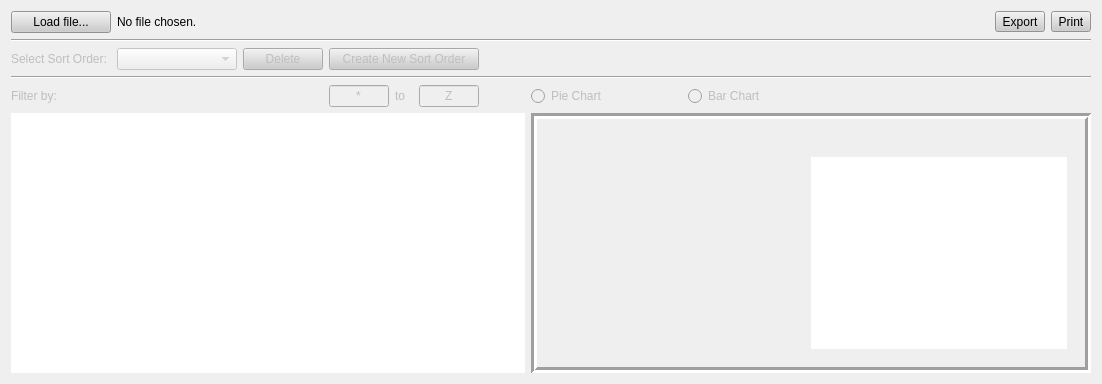
         <widget class="QWidget" name="tabTeach">
          <attribute name="title">
           <string>Teaching</string>
          </attribute>
          <layout class="QGridLayout" name="gridLayout_7">
           <item row="6" column="7" colspan="8">
            <widget class="QFrame" name="teachChartFrame">
             <property name="frameShape">
              <enum>QFrame::Box</enum>
             </property>
             <property name="frameShadow">
              <enum>QFrame::Sunken</enum>
             </property>
             <property name="lineWidth">
              <number>3</number>
             </property>
             <layout class="QGridLayout" name="gridLayout_21">
              <item row="1" column="0">
               <widget class="QStackedWidget" name="teach_graph_stackedWidget">
                <property name="enabled">
                 <bool>true</bool>
                </property>
                <property name="sizePolicy">
                 <sizepolicy hsizetype="Expanding" vsizetype="Expanding">
                  <horstretch>0</horstretch>
                  <verstretch>0</verstretch>
                 </sizepolicy>
                </property>
                <property name="midLineWidth">
                 <number>0</number>
                </property>
                <property name="currentIndex">
                 <number>0</number>
                </property>
                <widget class="QWidget" name="teach_pie_page">
                 <layout class="QGridLayout" name="gridLayout_10">
                  <item row="0" column="1">
                   <widget class="QListWidget" name="teachPieList">
                    <property name="minimumSize">
                     <size>
                      <width>0</width>
                      <height>0</height>
                     </size>
                    </property>
                    <property name="maximumSize">
                     <size>
                      <width>16777215</width>
                      <height>16777215</height>
                     </size>
                    </property>
                    <property name="baseSize">
                     <size>
                      <width>0</width>
                      <height>0</height>
                     </size>
                    </property>
                    <property name="focusPolicy">
                     <enum>Qt::NoFocus</enum>
                    </property>
                    <property name="layoutDirection">
                     <enum>Qt::LeftToRight</enum>
                    </property>
                    <property name="frameShape">
                     <enum>QFrame::NoFrame</enum>
                    </property>
                    <property name="selectionMode">
                     <enum>QAbstractItemView::NoSelection</enum>
                    </property>
                   </widget>
                  </item>
                  <item row="0" column="0">
                   <widget class="PieChartWidget" name="teachPieChart" native="true">
                    <property name="enabled">
                     <bool>true</bool>
                    </property>
                    <property name="sizePolicy">
                     <sizepolicy hsizetype="Expanding" vsizetype="Expanding">
                      <horstretch>0</horstretch>
                      <verstretch>0</verstretch>
                     </sizepolicy>
                    </property>
                    <property name="minimumSize">
                     <size>
                      <width>250</width>
                      <height>0</height>
                     </size>
                    </property>
                    <property name="maximumSize">
                     <size>
                      <width>16777215</width>
                      <height>16777215</height>
                     </size>
                    </property>
                    <property name="focusPolicy">
                     <enum>Qt::TabFocus</enum>
                    </property>
                    <property name="layoutDirection">
                     <enum>Qt::LeftToRight</enum>
                    </property>
                    <property name="styleSheet">
                     <string notr="true"/>
                    </property>
                    <layout class="QGridLayout" name="_5">
                     <property name="spacing">
                      <number>0</number>
                     </property>
                    </layout>
                   </widget>
                  </item>
                 </layout>
                </widget>
                <widget class="QWidget" name="teach_bar_page">
                 <layout class="QGridLayout" name="gridLayout_13">
                  <item row="1" column="0">
                   <widget class="QCustomPlot" name="teachBarChart" native="true">
                    <property name="enabled">
                     <bool>true</bool>
                    </property>
                    <property name="sizePolicy">
                     <sizepolicy hsizetype="Expanding" vsizetype="Expanding">
                      <horstretch>0</horstretch>
                      <verstretch>0</verstretch>
                     </sizepolicy>
                    </property>
                    <property name="minimumSize">
                     <size>
                      <width>250</width>
                      <height>0</height>
                     </size>
                    </property>
                    <property name="maximumSize">
                     <size>
                      <width>16777215</width>
                      <height>16777215</height>
                     </size>
                    </property>
                    <property name="focusPolicy">
                     <enum>Qt::TabFocus</enum>
                    </property>
                    <property name="layoutDirection">
                     <enum>Qt::LeftToRight</enum>
                    </property>
                    <property name="styleSheet">
                     <string notr="true"/>
                    </property>
                    <layout class="QGridLayout" name="_9">
                     <property name="spacing">
                      <number>0</number>
                     </property>
                    </layout>
                   </widget>
                  </item>
                 </layout>
                </widget>
               </widget>
              </item>
              <item row="0" column="0">
               <widget class="QLabel" name="teachGraphTitle">
                <property name="styleSheet">
                 <string notr="true">font: bold 12px;</string>
                </property>
                <property name="text">
                 <string/>
                </property>
                <property name="alignment">
                 <set>Qt::AlignCenter</set>
                </property>
               </widget>
              </item>
             </layout>
            </widget>
           </item>
           <item row="3" column="10">
            <spacer name="horizontalSpacer_19">
             <property name="orientation">
              <enum>Qt::Horizontal</enum>
             </property>
             <property name="sizeHint" stdset="0">
              <size>
               <width>40</width>
               <height>20</height>
              </size>
             </property>
            </spacer>
           </item>
           <item row="3" column="9">
            <spacer name="horizontalSpacer_26">
             <property name="orientation">
              <enum>Qt::Horizontal</enum>
             </property>
             <property name="sizeHint" stdset="0">
              <size>
               <width>40</width>
               <height>20</height>
              </size>
             </property>
            </spacer>
           </item>
           <item row="3" column="11">
            <spacer name="horizontalSpacer_11">
             <property name="orientation">
              <enum>Qt::Horizontal</enum>
             </property>
             <property name="sizeHint" stdset="0">
              <size>
               <width>40</width>
               <height>20</height>
              </size>
             </property>
            </spacer>
           </item>
           <item row="3" column="12">
            <spacer name="horizontalSpacer_27">
             <property name="orientation">
              <enum>Qt::Horizontal</enum>
             </property>
             <property name="sizeHint" stdset="0">
              <size>
               <width>40</width>
               <height>20</height>
              </size>
             </property>
            </spacer>
           </item>
           <item row="3" column="0">
            <widget class="QLabel" name="teach_sort_label">
             <property name="enabled">
              <bool>false</bool>
             </property>
             <property name="text">
              <string>Select Sort Order:</string>
             </property>
            </widget>
           </item>
           <item row="3" column="6">
            <spacer name="horizontalSpacer">
             <property name="orientation">
              <enum>Qt::Horizontal</enum>
             </property>
             <property name="sizeHint" stdset="0">
              <size>
               <width>40</width>
               <height>20</height>
              </size>
             </property>
            </spacer>
           </item>
           <item row="3" column="3" colspan="3">
            <widget class="QPushButton" name="teach_new_sort">
             <property name="enabled">
              <bool>false</bool>
             </property>
             <property name="sizePolicy">
              <sizepolicy hsizetype="Preferred" vsizetype="Fixed">
               <horstretch>0</horstretch>
               <verstretch>0</verstretch>
              </sizepolicy>
             </property>
             <property name="minimumSize">
              <size>
               <width>150</width>
               <height>0</height>
              </size>
             </property>
             <property name="styleSheet">
              <string notr="true">background-color: rgb(204, 204, 204);</string>
             </property>
             <property name="text">
              <string>Create New Sort Order</string>
             </property>
             <property name="checkable">
              <bool>false</bool>
             </property>
             <property name="checked">
              <bool>false</bool>
             </property>
             <property name="autoDefault">
              <bool>false</bool>
             </property>
             <property name="default">
              <bool>false</bool>
             </property>
            </widget>
           </item>
           <item row="0" column="14">
            <widget class="QToolButton" name="teachPrintButton">
             <property name="sizePolicy">
              <sizepolicy hsizetype="Fixed" vsizetype="Fixed">
               <horstretch>0</horstretch>
               <verstretch>0</verstretch>
              </sizepolicy>
             </property>
             <property name="toolTip">
              <string>&lt;html&gt;&lt;head/&gt;&lt;body&gt;&lt;p&gt;Print&lt;/p&gt;&lt;/body&gt;&lt;/html&gt;</string>
             </property>
             <property name="layoutDirection">
              <enum>Qt::LeftToRight</enum>
             </property>
             <property name="styleSheet">
              <string notr="true">background-color: rgb(204, 204, 204);</string>
             </property>
             <property name="text">
              <string>Print</string>
             </property>
             <property name="icon">
              <iconset>
               <normalon>:/printer.png</normalon>
              </iconset>
             </property>
             <property name="toolButtonStyle">
              <enum>Qt::ToolButtonTextBesideIcon</enum>
             </property>
            </widget>
           </item>
           <item row="0" column="13">
            <widget class="QToolButton" name="teachExportButton">
             <property name="sizePolicy">
              <sizepolicy hsizetype="Fixed" vsizetype="Fixed">
               <horstretch>0</horstretch>
               <verstretch>0</verstretch>
              </sizepolicy>
             </property>
             <property name="toolTip">
              <string>Export to pdf</string>
             </property>
             <property name="layoutDirection">
              <enum>Qt::LeftToRight</enum>
             </property>
             <property name="styleSheet">
              <string notr="true">background-color: rgb(204, 204, 204);</string>
             </property>
             <property name="text">
              <string>Export</string>
             </property>
             <property name="icon">
              <iconset resource="../images.qrc">
               <normaloff>:/Pdf.svg</normaloff>:/Pdf.svg</iconset>
             </property>
             <property name="toolButtonStyle">
              <enum>Qt::ToolButtonTextBesideIcon</enum>
             </property>
            </widget>
           </item>
           <item row="5" column="3">
            <widget class="QLineEdit" name="teach_filter_from">
             <property name="enabled">
              <bool>false</bool>
             </property>
             <property name="sizePolicy">
              <sizepolicy hsizetype="Preferred" vsizetype="Fixed">
               <horstretch>0</horstretch>
               <verstretch>0</verstretch>
              </sizepolicy>
             </property>
             <property name="maximumSize">
              <size>
               <width>60</width>
               <height>16777215</height>
              </size>
             </property>
             <property name="text">
              <string>*</string>
             </property>
             <property name="maxLength">
              <number>1</number>
             </property>
             <property name="alignment">
              <set>Qt::AlignCenter</set>
             </property>
            </widget>
           </item>
           <item row="5" column="0">
            <widget class="QLabel" name="teach_filter_label">
             <property name="enabled">
              <bool>false</bool>
             </property>
             <property name="text">
              <string>Filter by:</string>
             </property>
            </widget>
           </item>
           <item row="5" column="1" colspan="2">
            <widget class="QLabel" name="teach_filter">
             <property name="enabled">
              <bool>false</bool>
             </property>
             <property name="text">
              <string/>
             </property>
            </widget>
           </item>
           <item row="3" column="2">
            <widget class="QPushButton" name="teach_delete_sort">
             <property name="enabled">
              <bool>false</bool>
             </property>
             <property name="styleSheet">
              <string notr="true">background-color: rgb(204, 204, 204);</string>
             </property>
             <property name="text">
              <string>Delete</string>
             </property>
            </widget>
           </item>
           <item row="5" column="7">
            <widget class="QRadioButton" name="teach_pie_button">
             <property name="enabled">
              <bool>false</bool>
             </property>
             <property name="text">
              <string>Pie Chart</string>
             </property>
            </widget>
           </item>
           <item row="5" column="5">
            <widget class="QLineEdit" name="teach_filter_to">
             <property name="enabled">
              <bool>false</bool>
             </property>
             <property name="sizePolicy">
              <sizepolicy hsizetype="Preferred" vsizetype="Fixed">
               <horstretch>0</horstretch>
               <verstretch>0</verstretch>
              </sizepolicy>
             </property>
             <property name="maximumSize">
              <size>
               <width>60</width>
               <height>16777215</height>
              </size>
             </property>
             <property name="text">
              <string>Z</string>
             </property>
             <property name="maxLength">
              <number>1</number>
             </property>
             <property name="alignment">
              <set>Qt::AlignCenter</set>
             </property>
            </widget>
           </item>
           <item row="0" column="1" colspan="12">
            <widget class="QLabel" name="teach_file_label">
             <property name="sizePolicy">
              <sizepolicy hsizetype="MinimumExpanding" vsizetype="Preferred">
               <horstretch>0</horstretch>
               <verstretch>0</verstretch>
              </sizepolicy>
             </property>
             <property name="autoFillBackground">
              <bool>false</bool>
             </property>
             <property name="text">
              <string>No file chosen.</string>
             </property>
             <property name="wordWrap">
              <bool>false</bool>
             </property>
             <property name="indent">
              <number>-1</number>
             </property>
            </widget>
           </item>
           <item row="5" column="9">
            <widget class="QRadioButton" name="teach_bar_button">
             <property name="enabled">
              <bool>false</bool>
             </property>
             <property name="text">
              <string>Bar Chart</string>
             </property>
            </widget>
           </item>
           <item row="3" column="8">
            <spacer name="horizontalSpacer_21">
             <property name="orientation">
              <enum>Qt::Horizontal</enum>
             </property>
             <property name="sizeHint" stdset="0">
              <size>
               <width>40</width>
               <height>20</height>
              </size>
             </property>
            </spacer>
           </item>
           <item row="6" column="0" colspan="7">
            <widget class="QTreeView" name="teachTreeView">
             <property name="sizePolicy">
              <sizepolicy hsizetype="Expanding" vsizetype="Expanding">
               <horstretch>0</horstretch>
               <verstretch>0</verstretch>
              </sizepolicy>
             </property>
             <property name="styleSheet">
              <string notr="true"/>
             </property>
             <property name="frameShape">
              <enum>QFrame::NoFrame</enum>
             </property>
             <property name="frameShadow">
              <enum>QFrame::Sunken</enum>
             </property>
            </widget>
           </item>
           <item row="4" column="0" colspan="15">
            <widget class="Line" name="line_7">
             <property name="orientation">
              <enum>Qt::Horizontal</enum>
             </property>
            </widget>
           </item>
           <item row="3" column="1">
            <widget class="QComboBox" name="teach_sort">
             <property name="enabled">
              <bool>false</bool>
             </property>
             <property name="sizePolicy">
              <sizepolicy hsizetype="Preferred" vsizetype="Fixed">
               <horstretch>0</horstretch>
               <verstretch>0</verstretch>
              </sizepolicy>
             </property>
             <property name="minimumSize">
              <size>
               <width>120</width>
               <height>0</height>
              </size>
             </property>
            </widget>
           </item>
           <item row="3" column="7">
            <spacer name="horizontalSpacer_8">
             <property name="orientation">
              <enum>Qt::Horizontal</enum>
             </property>
             <property name="sizeHint" stdset="0">
              <size>
               <width>0</width>
               <height>0</height>
              </size>
             </property>
            </spacer>
           </item>
           <item row="5" column="4">
            <widget class="QLabel" name="teach_to_label">
             <property name="enabled">
              <bool>false</bool>
             </property>
             <property name="text">
              <string>to</string>
             </property>
            </widget>
           </item>
           <item row="1" column="0" colspan="15">
            <widget class="Line" name="line_8">
             <property name="orientation">
              <enum>Qt::Horizontal</enum>
             </property>
            </widget>
           </item>
           <item row="0" column="0">
            <widget class="QPushButton" name="teach_load_file">
             <property name="minimumSize">
              <size>
               <width>100</width>
               <height>0</height>
              </size>
             </property>
             <property name="toolTip">
              <string>&lt;html&gt;&lt;head/&gt;&lt;body&gt;&lt;p&gt;Load Presentation CSV File&lt;/p&gt;&lt;/body&gt;&lt;/html&gt;</string>
             </property>
             <property name="autoFillBackground">
              <bool>false</bool>
             </property>
             <property name="styleSheet">
              <string notr="true">background-color: rgb(204, 204, 204);</string>
             </property>
             <property name="text">
              <string>Load file...</string>
             </property>
            </widget>
           </item>
          </layout>
         </widget>
